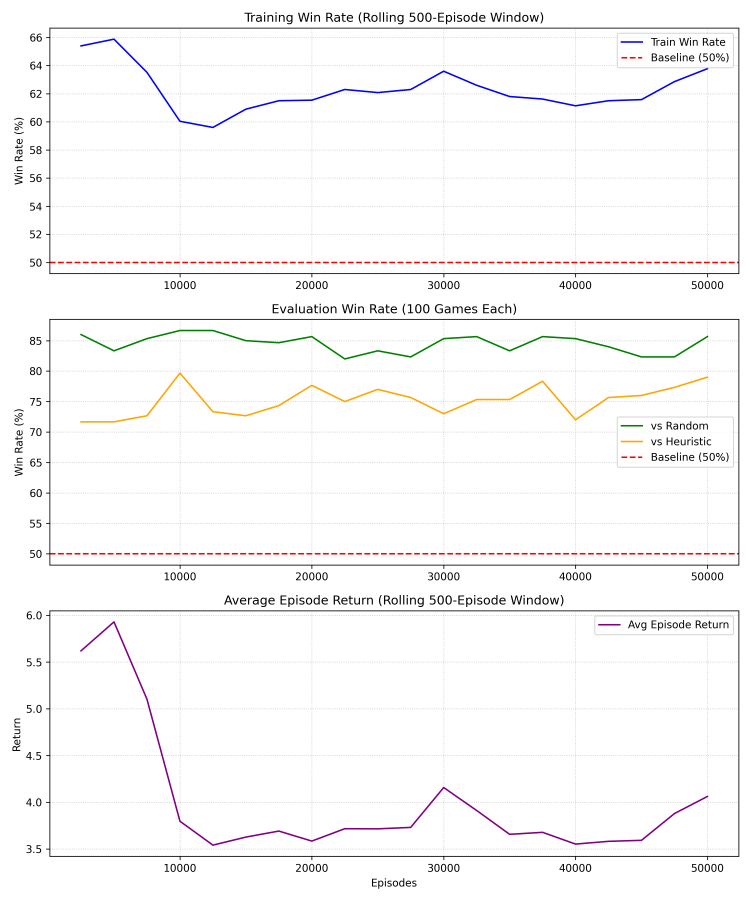
#> input picture graphs/reinforce_50_000_training_results.png, 3000 x 3600 px (shown at 1/4 size)
$ python slide_09_reinforce_curve.py
#> lines starting #> are read from the running program, lines starting #| are printed output that depends on the picture
### slides/figures/src/_style.py
"""
Visual style shared across all defense-slide figure scripts.

All scripts must import palette/typography/output helpers from this module.
Do not redefine colors, fonts, or DPI in individual scripts.
"""

from __future__ import annotations

import os
from pathlib import Path
from typing import Any

import matplotlib
import matplotlib.font_manager as fm
import matplotlib.pyplot as plt


# ---------------------------------------------------------------------------
# Palette
# ---------------------------------------------------------------------------

# Text and structure
INK = "#1A1A1A"          # primary text
INK_SOFT = "#555555"     # secondary text, axis labels
RULE = "#999999"         # thin divider lines, reference lines

# Accents
NAVY = "#1F3864"         # primary fill (titles, main bars, Python layer)
NAVY_LIGHT = "#E8F1FA"
GOLD = "#B8860B"         # decisions, CGO bridge
GOLD_LIGHT = "#FFF4D6"
GREEN = "#2E7D32"        # Go layer, safe path
GREEN_LIGHT = "#E6F4EA"
RED = "#C0504D"          # exploitation path, alerts (use sparingly)
RED_LIGHT = "#FBE5D6"

# Functional
BG = "#FFFFFF"           # plot background (kept for explicit fills if needed)
GRID = "#E8E8E8"         # gridlines


# ---------------------------------------------------------------------------
# Typography
# ---------------------------------------------------------------------------

_FONT_PREFERENCE = ["Calibri", "Arial", "DejaVu Sans"]


def _resolve_font_family() -> str:
    """Pick the first font from _FONT_PREFERENCE that is installed."""
    available = {f.name for f in fm.fontManager.ttflist}
    for name in _FONT_PREFERENCE:
        if name in available:
            return name
    return _FONT_PREFERENCE[-1]


FONT_FAMILY = _resolve_font_family()

TITLE_PT = 16
AXIS_PT = 13
TICK_PT = 11
ANNOT_PT = 11


# ---------------------------------------------------------------------------
# Matplotlib configuration
# ---------------------------------------------------------------------------

# [30 lines left out: function apply_matplotlib_style, not called in this run]


# ---------------------------------------------------------------------------
# Output helper
# ---------------------------------------------------------------------------

OUT_DIR = Path(__file__).resolve().parent.parent / "out"


# [38 lines left out: functions save_fig, graphviz_attrs, not called in this run]

### slides/figures/src/slide_09_reinforce_curve.py
"""Slide 9 — REINFORCE training curve.

Crops the top two panels (train + evaluation win rate) from the existing
training-results PNG. The third panel (average episode return) is dropped.

The original PNG is shipped at impzap/graphs/reinforce_50_000_training_results.png
and is in English already, so it is reused as-is rather than regenerated.
"""

from __future__ import annotations

from pathlib import Path

from PIL import Image

# _style is imported only for the OUT_DIR convention; PIL handles the actual save.
from _style import OUT_DIR


SOURCE = (
    Path(__file__).resolve().parents[3] / "graphs"
    / "reinforce_50_000_training_results.png"
)


def _detect_panel_split(img: Image.Image) -> int:
    """Find the y-coordinate of the gutter between panel 2 and panel 3.

    Strategy: enumerate all contiguous all-white horizontal runs, merge runs
    that are separated by less than 25 px (single text lines such as
    bottom x-axis labels are ~5-15 px tall and would otherwise split a real
    inter-panel gutter), then pick the longest merged run whose centre lies
    in the lower 60% of the image. That run is the panel-2/panel-3 gutter.
    Cut at its centre.
    """
    grayscale = img.convert("L")
    width, height = grayscale.size
    pixels = grayscale.load()

    sample_xs = [int(width * (i + 1) / 61) for i in range(60)]
    threshold = 248

    def row_is_gutter(y: int) -> bool:
        return all(pixels[x, y] >= threshold for x in sample_xs)

    runs: list[tuple[int, int]] = []
    in_gutter = False
    run_start = 0
    for y in range(height):
        gutter = row_is_gutter(y)
        if gutter and not in_gutter:
            in_gutter = True
            run_start = y
        elif not gutter and in_gutter:
            in_gutter = False
            runs.append((run_start, y - 1))
    if in_gutter:
        runs.append((run_start, height - 1))

    # Merge runs separated by a thin ink band (<= 25 px).
    merged: list[tuple[int, int]] = []
    for start, end in runs:
        if merged and start - merged[-1][1] <= 25:
            merged[-1] = (merged[-1][0], end)
        else:
            merged.append((start, end))

    lower_half_threshold = int(height * 0.40)
    candidates = [
        (start, end) for start, end in merged
        if (start + end) / 2 >= lower_half_threshold
        and end < height - 30  # exclude bottom page margin
    ]
    if candidates:
        start, end = max(candidates, key=lambda r: r[1] - r[0])
        return (start + end) // 2

    # Fallback: cut at 80% of the height (panels are roughly equal thirds).
    return int(height * 0.80)


def main() -> None:
    if not SOURCE.exists():
        raise FileNotFoundError(f"Expected source image at {SOURCE}")

    img = Image.open(SOURCE)
#> img is the input picture: PIL image 3000x3600 RGBA; mean R, G, B, A 249.4, 248.6, 248.8, 255
    width, height = img.size
#> width = 3000; height = 3600

    cut_y = _detect_panel_split(img)
#> in _detect_panel_split, `grayscale = img.convert("L")`:
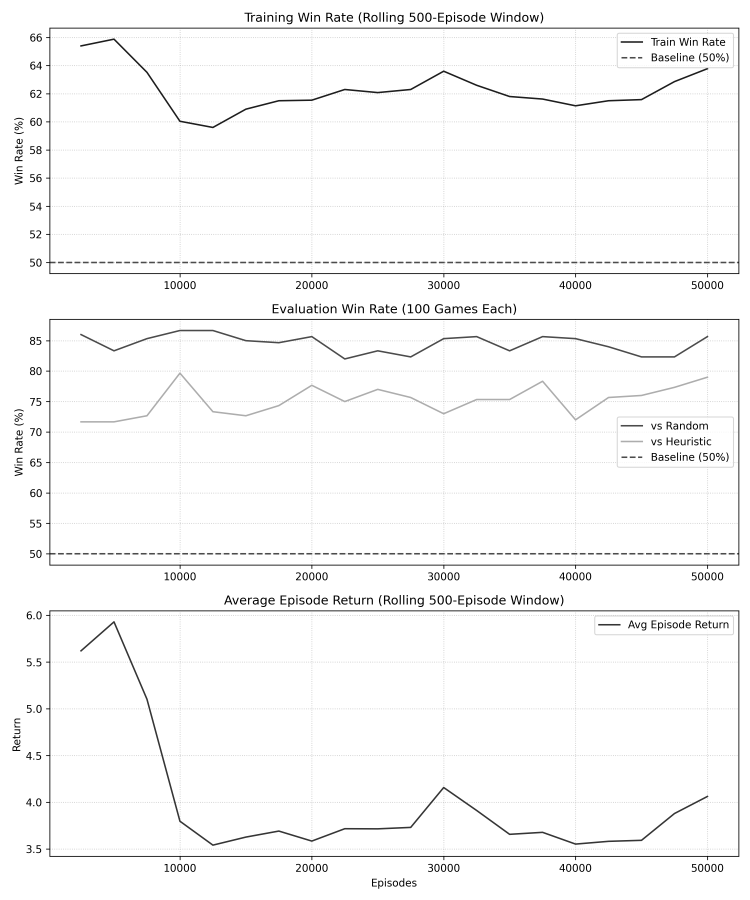
#> grayscale: PIL image 3000x3600 L (shown at 1/4 size); min 0, max 255, mean 248.8
#> the loop in _detect_panel_split, `for y in range(height):` made 3600 passes
#> gutter on passes 1 to 12: True, True, True, True, True, True, True, True, True, True, True, True
#> cut_y = 1992
    # Sanity guard: never cut above 60% or below 90% of the image height.
    cut_y = max(int(height * 0.6), min(cut_y, int(height * 0.90)))
#> cut_y = 2160

    cropped = img.crop((0, 0, width, cut_y))
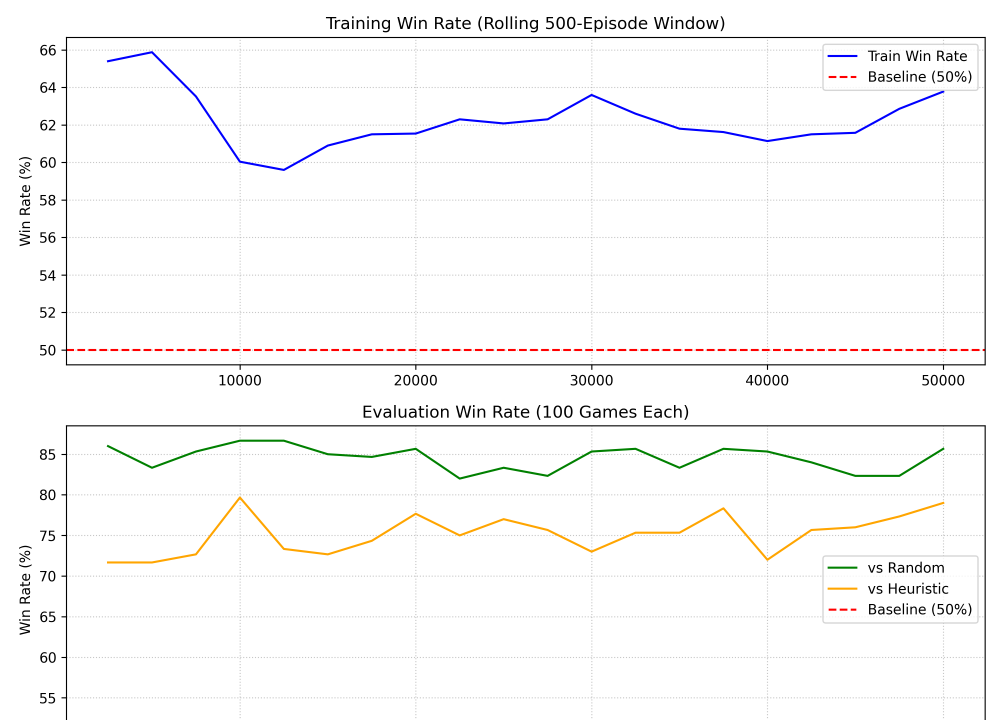
#> cropped: PIL image 3000x2160 RGBA (shown at 1/3 size); mean R, G, B, A 249.3, 248.8, 248.7, 255

    OUT_DIR.mkdir(parents=True, exist_ok=True)
    out_path = OUT_DIR / "slide_09_reinforce_curve.png"
    cropped.save(out_path, dpi=(200, 200), optimize=True)
    print(f"wrote {out_path} ({cropped.size[0]}x{cropped.size[1]} px)")
#| wrote slides/figures/out/slide_09_reinforce_curve.png (3000x2160 px)


if __name__ == "__main__":
    main()
